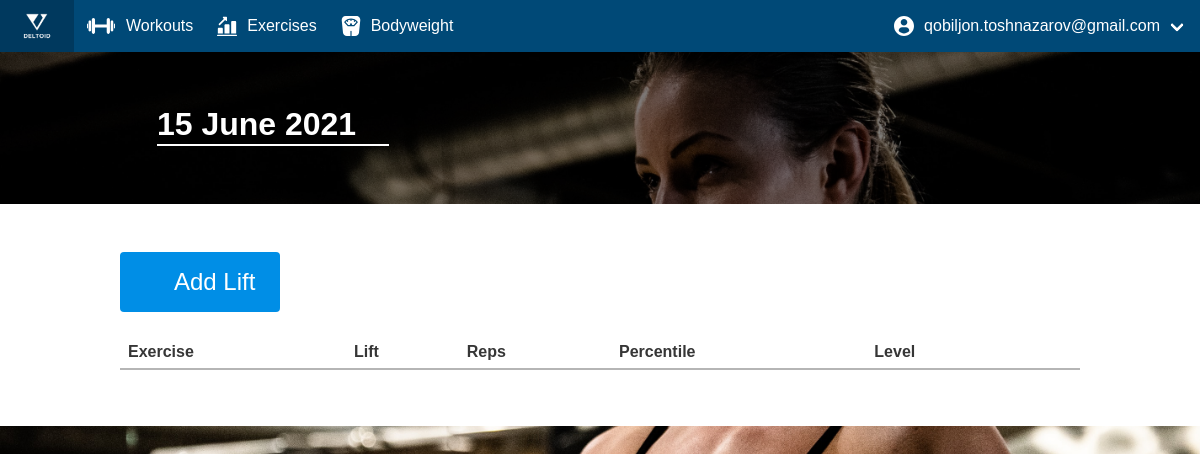
Before: /lifts/ (signed in) with the older database file.
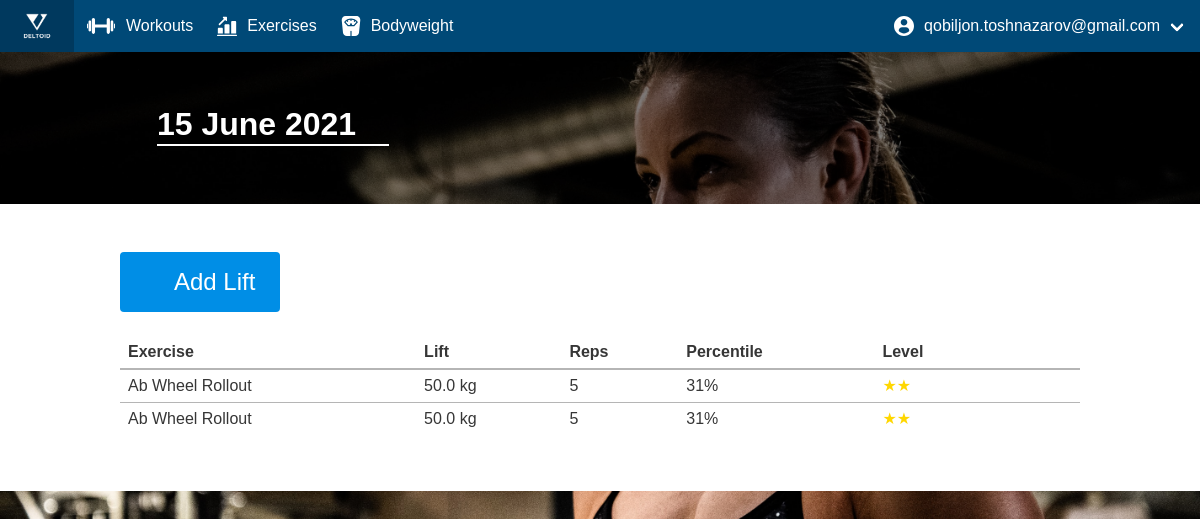
After: the same page with the newer database file.
### workoutnote_django/models.py (models this page shows, shortened)
class Lift(models.Model):
    id = models.AutoField(primary_key=True)
    user = models.ForeignKey(to=django_User, on_delete=models.CASCADE)
    exercise = models.ForeignKey(to=Exercise, on_delete=models.CASCADE)
    body_weight = models.FloatField()
    lift_mass = models.FloatField()
    repetitions = models.IntegerField()
    created_at = models.DateTimeField(auto_now_add=True)
    one_rep_max = models.FloatField(default=None)

class Exercise(models.Model):
    name = models.CharField(max_length=64, primary_key=True)
    icon = models.CharField(max_length=128)
    body_part = models.CharField(max_length=16)
    category = models.CharField(max_length=16)

### workoutnote_django/views.py (the view)
# urls.py: path('lifts/', views.handle_lifts, name='lifts'),
@login_required
@require_http_methods(['GET'])
def handle_lifts(request):
    return render(request=request, template_name='profile/lifts.html', context={
        'exercises': models.Exercise.objects.all(),
        'lifts': models.Lift.objects.filter(user=request.user)
    })

### templates/profile/lifts.html (shortened to what this page needs)
{% extends 'profile/base.html' %}
{% block content %}
    <div id="workoutPageContainer">
        <section class="hero is-primary is-translucent">
            <div class="hero-body">
                <div class="container">
                    <div class="field is-grouped is-grouped-multiline">
                        <div class="control" style="flex-shrink: 1;"><h1 class="title is-3 is-size-4-mobile mb-2"><a class="is-dropdown-title-link"><span class="icon mr-1"><i aria-hidden="true"
                                                                                                                                                                               class="slicon slicon-fa-calendar-day"></i></span>
                            <span class="is-dropdown-title-underline">
                  15 June 2021
                  <span class="icon"><i aria-hidden="true" class="slicon slicon-fa-angle-down"></i></span></span></a></h1></div>
                    </div>
                </div>
            </div>
        </section>
        <section class="section has-background-white">
            <div class="container">
                <div class="buttons">
                    <button onclick="addLiftClick();" class="button is-primary is-large">
                        <span class="icon"><i aria-hidden="true" class="slicon slicon-fa-dumbbell"></i></span>
                        <span>Add Lift</span>
                    </button>
                </div>
                <div class="block">
                    <table class="table is-fullwidth is-narrow mb-2 table--mobilesmall">
                        <thead>
                        <tr>
                            <th>Exercise</th>
                            <th>Lift</th>
                            <th>Reps</th>
                            <th><abbr title="Percentile"><span>&gt; %</span></abbr></th>
                            <th>Level</th>
                            <th>&nbsp;</th>
                        </tr>
                        </thead>
                        <tbody>
                        {% for lift in lifts %}
                            <tr class="workout__set">
                                <td>{{ lift.exercise.name }}</td>
                                <td>{{ lift.lift_mass }} kg</td>
                                <td>{{ lift.repetitions }}</td>
                                <td>31%</td>
                                <td><span class="stars"><span class="star__full">★★</span><span class="star__empty">★★★</span></span></td>
                                <td class="is-vcentered">
                                    <div class="dropdown is-right has-text-left">
                                        <div class="dropdown-trigger">
                                            <a href="/analyse-lift/{{ lift.id }}/" aria-haspopup="true" aria-controls="dropdown-menu">
                                            <span class="icon">
                                                <i class="slicon slicon-fa-ellipsis-v"></i>
                                            </span>
                                            </a>
                                        </div>
                                    </div>
                                </td>
                            </tr>
                        {% endfor %}
                        </tbody>
                    </table>
                </div>
            </div>
        </section>
    </div>
{% endblock %}

Changed rows visible on the page:
added Lift: exercise.name "Ab Wheel Rollout", lift_mass "50.0", repetitions "5"
added Lift: exercise.name "Ab Wheel Rollout", lift_mass "50.0", repetitions "5"
